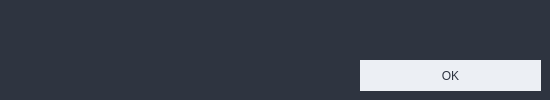
<?xml version="1.0" encoding="UTF-8"?>
<ui version="4.0">
 <class>Dialog</class>
 <widget class="QWidget" name="Dialog">
  <property name="geometry">
   <rect>
    <x>0</x>
    <y>0</y>
    <width>550</width>
    <height>100</height>
   </rect>
  </property>
  <property name="minimumSize">
   <size>
    <width>550</width>
    <height>100</height>
   </size>
  </property>
  <property name="maximumSize">
   <size>
    <width>550</width>
    <height>100</height>
   </size>
  </property>
  <property name="windowTitle">
   <string>Form</string>
  </property>
  <property name="styleSheet">
   <string notr="true">background-color: rgb(46, 52, 64);
color: rgb(236, 239, 244);
font: 87 12pt &quot;Segoe UI Black&quot;;</string>
  </property>
  <widget class="QLabel" name="dialogText">
   <property name="geometry">
    <rect>
     <x>10</x>
     <y>10</y>
     <width>531</width>
     <height>41</height>
    </rect>
   </property>
   <property name="styleSheet">
    <string notr="true"/>
   </property>
   <property name="text">
    <string/>
   </property>
   <property name="alignment">
    <set>Qt::AlignCenter</set>
   </property>
  </widget>
  <widget class="QPushButton" name="dialogBtn">
   <property name="geometry">
    <rect>
     <x>360</x>
     <y>60</y>
     <width>181</width>
     <height>31</height>
    </rect>
   </property>
   <property name="styleSheet">
    <string notr="true">QPushButton {
	border:none;
	background-color: rgb(236, 239, 244);
	color: rgb(46, 52, 64);
}

QPushButton:hover {
	background-color: rgb(46, 52, 64);
	border: 3px solid rgb(236, 239, 244);
	color: rgb(236, 239, 244);
}</string>
   </property>
   <property name="text">
    <string>OK</string>
   </property>
  </widget>
 </widget>
 <resources/>
 <connections>
  <connection>
   <sender>dialogBtn</sender>
   <signal>clicked()</signal>
   <receiver>Dialog</receiver>
   <slot>closeDialog()</slot>
   <hints>
    <hint type="sourcelabel">
     <x>484</x>
     <y>78</y>
    </hint>
    <hint type="destinationlabel">
     <x>487</x>
     <y>102</y>
    </hint>
   </hints>
  </connection>
 </connections>
 <slots>
  <slot>closeDialog()</slot>
 </slots>
</ui>
